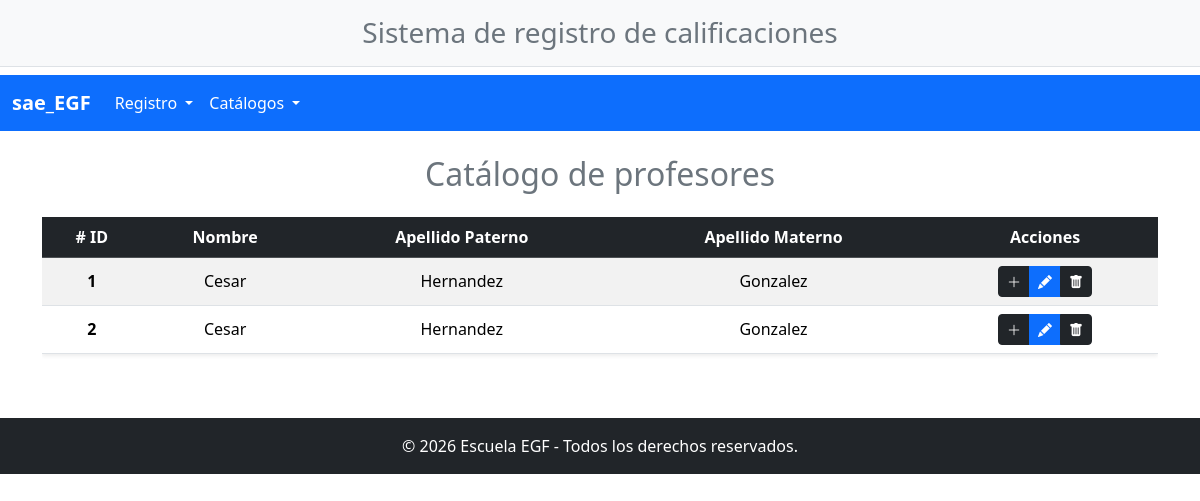
The app's page /Crude/crudeprofesores.php, older data.
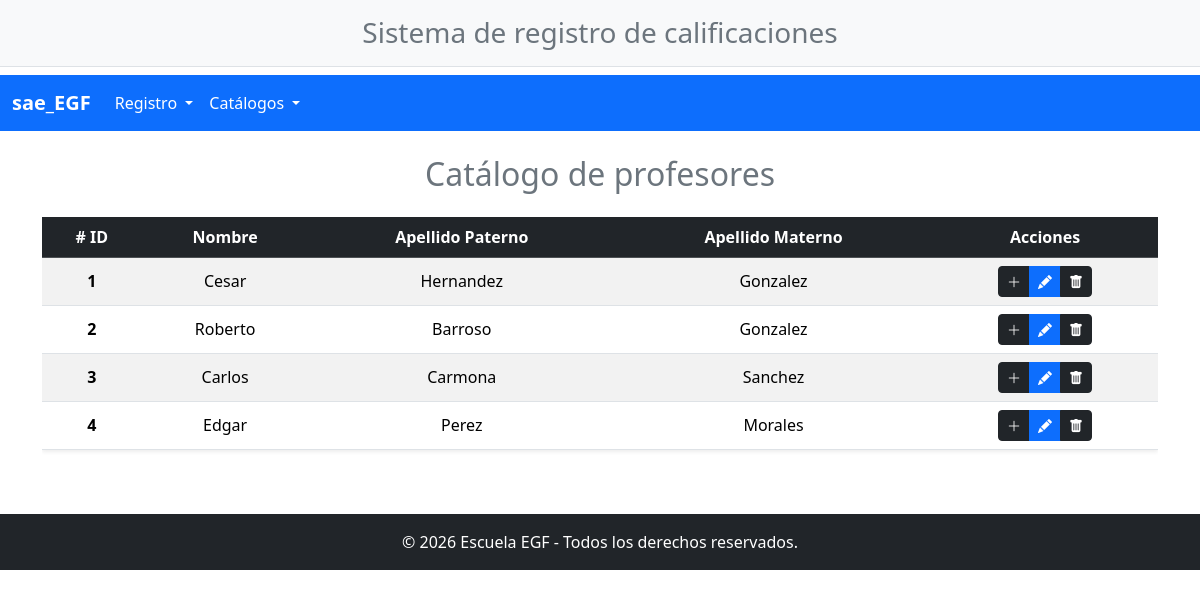
The same page, newer data.
### tables this page shows
CREATE TABLE `profesor` (
  `id_profesor` int(11) NOT NULL,
  `N_control_profesor` varchar(15) NOT NULL,
  `nombre_profesor` varchar(15) NOT NULL,
  `A_paterno_profesor` text NOT NULL,
  `A_materno_profesor` varchar(15) NOT NULL,
  `Domicilio_profesor` varchar(80) NOT NULL,
  `mail_profesor` varchar(50) NOT NULL,
  `telefono_profesor` varchar(35) NOT NULL,
  `estatus_profesor` varchar(4) NOT NULL DEFAULT 'ALTA'
);

### Crude/crudeprofesores.php (the view)
<?php
include ("../navegacion/header.php");
include ("../navegacion/navegacion.php");
include ("../conexion.php");
$resultado = mysqli_query($conn, "SELECT * FROM profesor");
?>
<div class="container my-4">
    <h2 class="text-center mb-4 text-secondary">Catálogo de profesores</h2>
    <div class="table-responsive">
        <table class="table table-striped table-hover align-middle text-center shadow-sm">
            <thead class="table-dark">
                <tr>
                    <th scope="col"># ID</th>
                    <th scope="col">Nombre</th>
                    <th scope="col">Apellido Paterno</th>
                    <th scope="col">Apellido Materno</th>
                    <th scope="col">Acciones</th>
                </tr>
            </thead>
            <tbody>
                <?php
                if ($resultado && mysqli_num_rows($resultado) > 0) {
                    while ($row = mysqli_fetch_assoc($resultado)) {
                ?>
                    <tr>
                        <th scope="row"><?php echo $row["id_profesor"]; ?></th>
                        <td><?php echo $row["nombre_profesor"]; ?></td>
                        <td><?php echo $row["A_paterno_profesor"]; ?></td>
                        <td><?php echo $row["A_materno_profesor"]; ?></td>
                        <td>
                            <div class="btn-group" role="group">
                                <a href="../Registro/Profesores.php" class="btn btn-dark btn-sm" title="Registrar profesor">
                                    <i class="bi bi-plus-lg"></i>
                                </a>
                                <a href="../modificaciones/Modif_profesores.php?idprofesor=<?php echo $row['id_profesor']; ?>" class="btn btn-primary btn-sm" title="Modificar profesor">
                                    <i class="bi bi-pencil-fill"></i>
                                </a>
                                <a href="../Baja/Baja_profesores.php?idprofesor=<?php echo $row['id_profesor']; ?>" class="btn btn-dark btn-sm" title="Dar de baja profesor">
                                    <i class="bi bi-trash-fill"></i>
                                </a>
                            </div>
                        </td>
                    </tr>
                <?php
                    }
                } else {
                    echo "<tr><td colspan='5' class='text-center'>No hay profesores registrados.</td></tr>";
                }
                ?>
            </tbody>
        </table>
    </div>
</div>
<?php
include ("../navegacion/footer.php");
?>

### navegacion/header.php (shortened to what this page needs)
<!DOCTYPE html>
<html lang="es">
<head>
    <link href="https://cdn.jsdelivr.net/npm/bootstrap@5.3.2/dist/css/bootstrap.min.css" rel="stylesheet">
    <link rel="stylesheet" href="https://cdn.jsdelivr.net/npm/bootstrap-icons@1.11.1/font/bootstrap-icons.css">
</head>
<body>
<div class="text-center py-3 bg-light border-bottom mb-2">
    <h1 class="h3 mb-0 text-secondary">Sistema de registro de calificaciones</h1>
</div>

### navegacion/navegacion.php (shortened to what this page needs)
<nav class="navbar navbar-expand-lg navbar-dark bg-primary mb-4">
  <div class="container-fluid">
    <a class="navbar-brand fw-bold" href="#">sae_EGF</a>
    <div class="collapse navbar-collapse" id="navbarNav">
      <ul class="navbar-nav me-auto">
        <li class="nav-item dropdown">
          <a class="nav-link dropdown-toggle text-white" href="#" id="registroDropdown" role="button" data-bs-toggle="dropdown" aria-expanded="false">
            Registro
          </a>
        </li>
        <li class="nav-item dropdown">
          <a class="nav-link dropdown-toggle text-white" href="#" id="catalogosDropdown" role="button" data-bs-toggle="dropdown" aria-expanded="false">
            Catálogos
          </a>
        </li>
      </ul>
    </div>
  </div>
</nav>

### navegacion/footer.php (shortened to what this page needs)
<footer class="bg-dark text-white text-center py-3 mt-5">
    <div class="container">
        <p class="mb-0">&copy; <?php echo date('Y'); ?> Escuela EGF - Todos los derechos reservados.</p>
    </div>
</footer>
</body>
</html>

Row changes from the older to the newer data that the page shows:
changed profesor id 2: nombre_profesor "Cesar" → "Roberto"; A_paterno_profesor "Hernandez" → "Barroso"
added profesor: id_profesor "3", nombre_profesor "Carlos", A_paterno_profesor "Carmona", A_materno_profesor "Sanchez"
added profesor: id_profesor "4", nombre_profesor "Edgar", A_paterno_profesor "Perez", A_materno_profesor "Morales"
